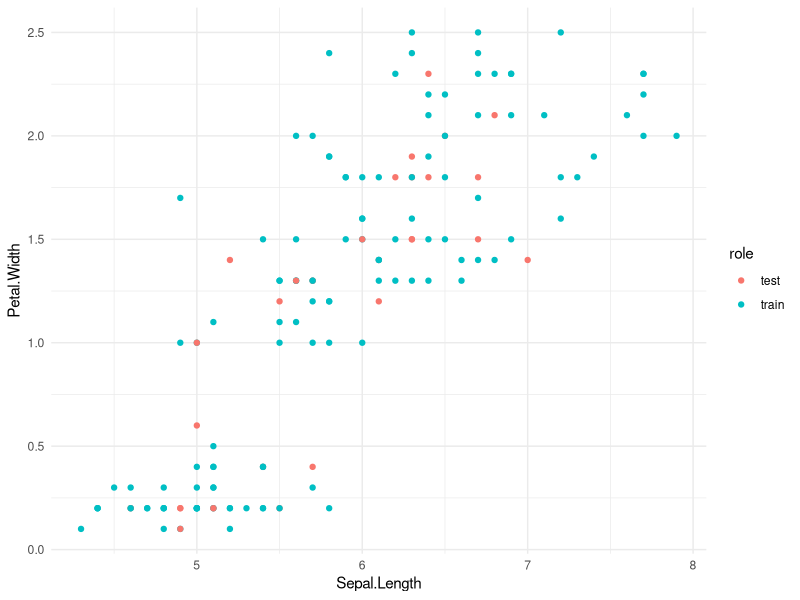
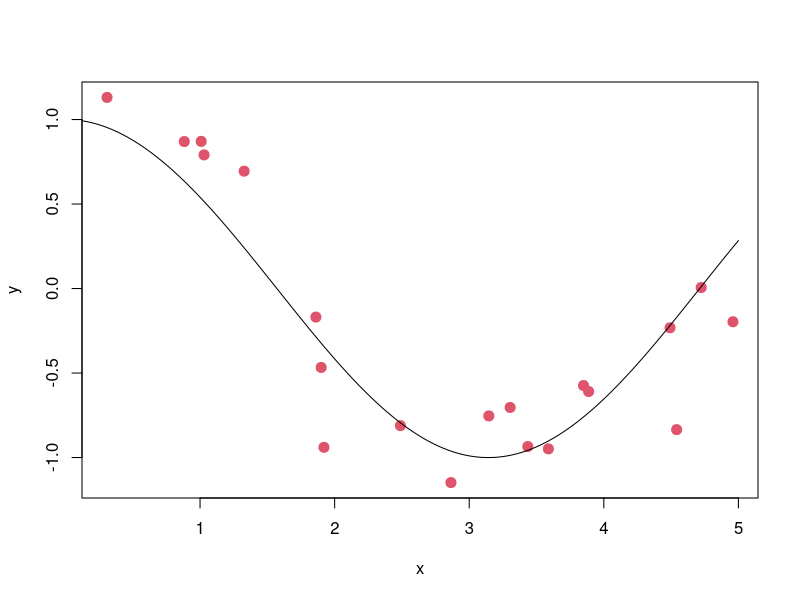
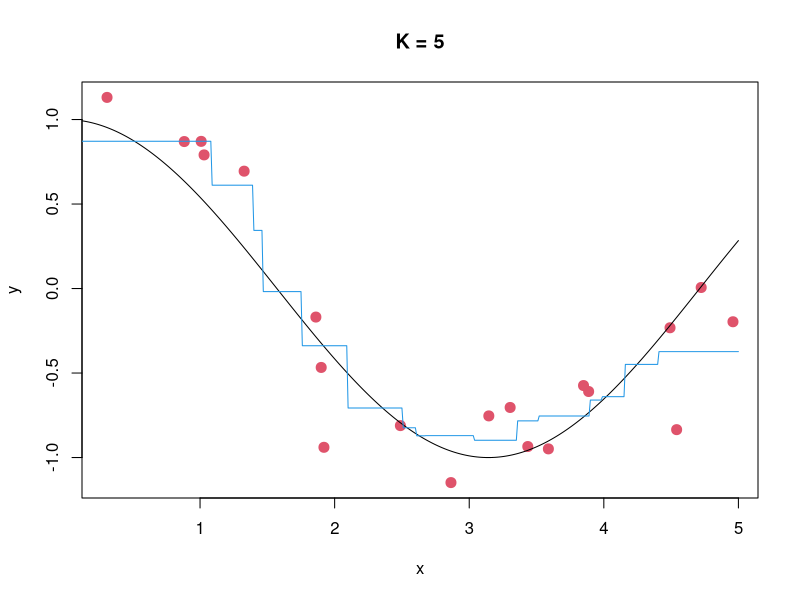
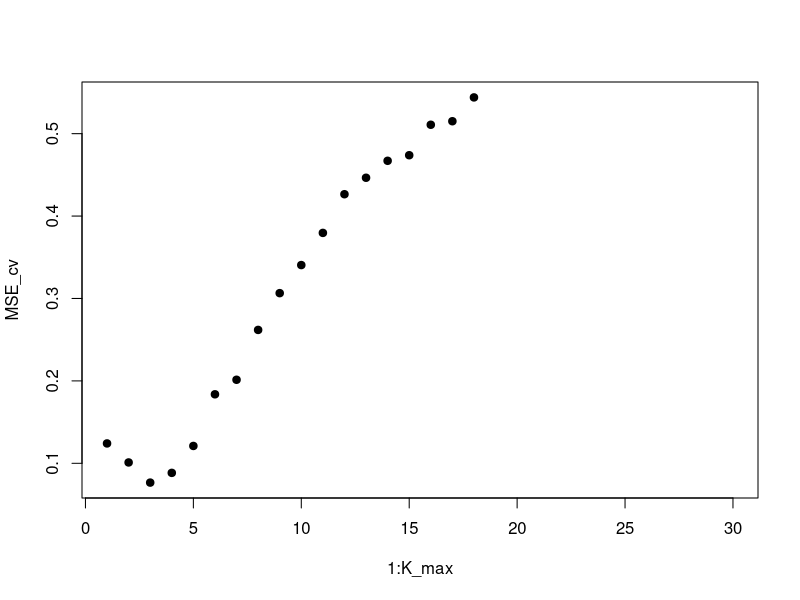
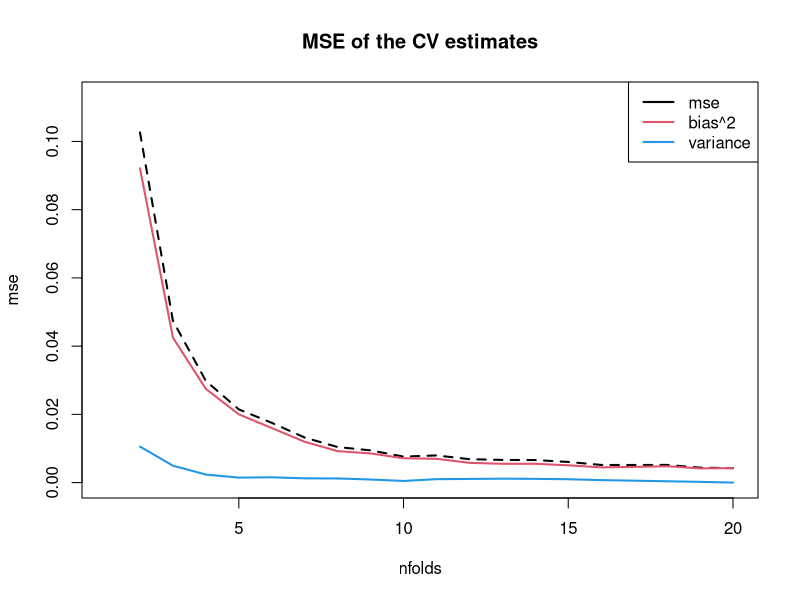
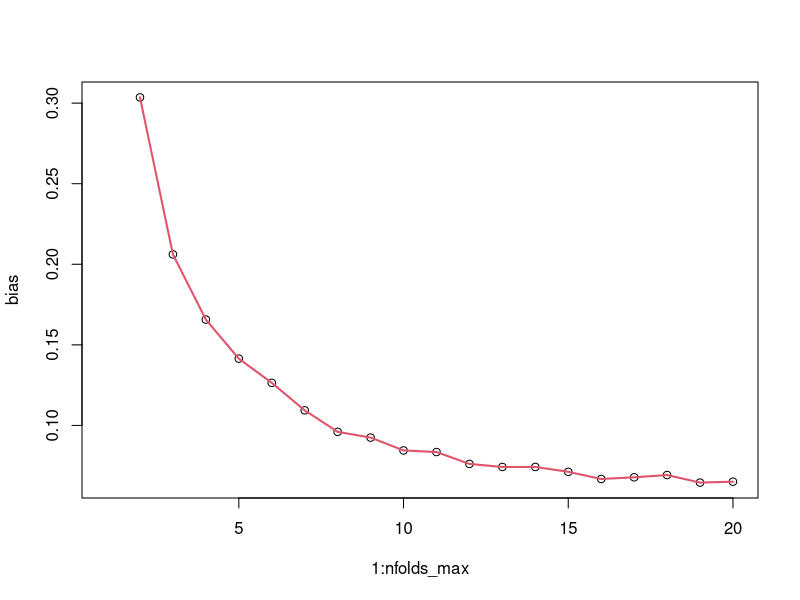
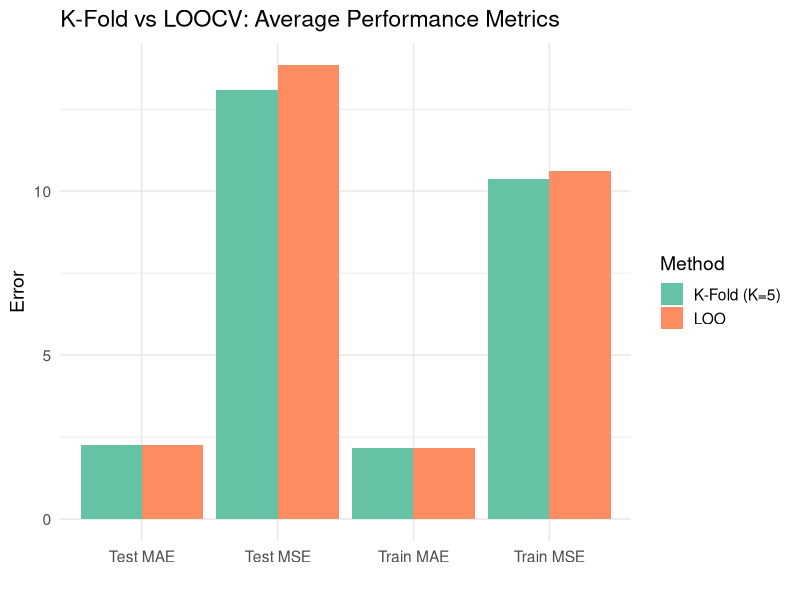
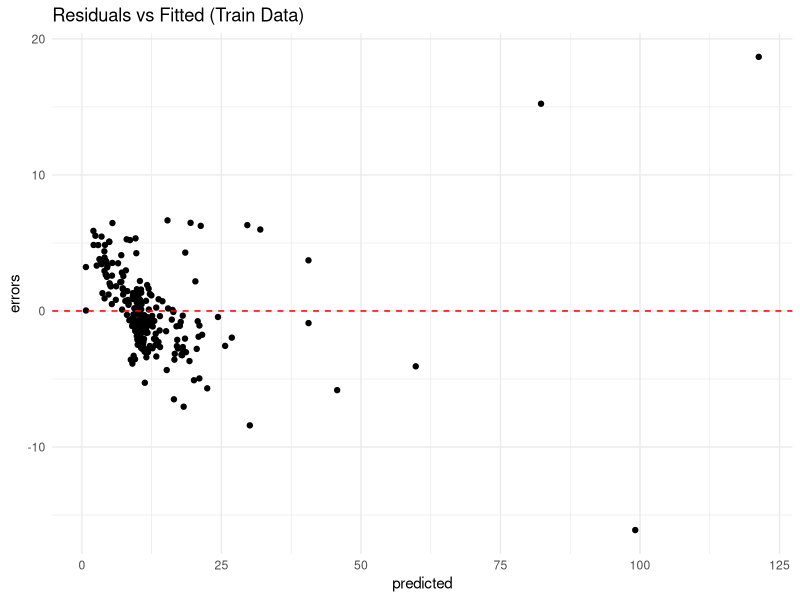

The R source for these figures, in order:
## ---- chunk 1
#| label: load-pckgs
#| message: false
library(caret)
library(Metrics) # install if not on your machine
library(tidyverse)
# Load data
data(iris)

# Take a look at data 
str(iris)
## ---- chunk 2
#| label: data-split-tts
#| message: false
### Data splitting

# set seed to generate a reproducible random sample
set.seed(123)

# create training and testing data set using index, training data contains 80% of the data set
# 'list = FALSE' allows us to create a matrix data structure with the indices of the observations in the subsets along the rows.
train.index.vsa <- createDataPartition(iris$Species, p= 0.8, list = FALSE)
train.vsa <- iris[train.index.vsa,]
test.vsa <- iris[-train.index.vsa,]

# see how the the subsets are randomized
role = rep('train',nrow(iris))
role[-train.index.vsa] = 'test'
ggplot(data = cbind(iris,role)) + 
  geom_point(aes(x = Sepal.Length,
                 y = Petal.Width,
                 color = role)) +
  theme_minimal()
## ---- chunk 3
#| label: model-fit
#| message: false
### Training: linear model is fit using all availbale predictors
model.vsa <- lm(Petal.Width ~., data = train.vsa)


### Testing
predictions.vsa <- model.vsa %>% predict(test.vsa)


### Evaluating
data.frame(RMSE = RMSE(predictions.vsa, test.vsa$Petal.Width),
           R2 = R2(predictions.vsa, test.vsa$Petal.Width),
           MAE = MAE(predictions.vsa, test.vsa$Petal.Width))
## ---- chunk 4
#| label: data-split-loocv
# Data splitting: leave one out
train.loocv <- trainControl(method = "LOOCV")

# Training
model.loocv <- train(Petal.Width ~.,
                     data = iris,
                     method = "lm",
                     trControl = train.loocv)

#  Present results
print(model.loocv)
## ---- chunk 5
#| label: data-split-kf
#| message: false

# Data splitting

# set seed to generate a reproducible random sample
set.seed(123)
# the number of K is set to be 5
train.kfold <- trainControl(method = "cv", number = 5)

# Training
model.kfold <- train(Petal.Width ~.,
                     data = iris,
                     method = "lm",
                     trControl = train.kfold)

# Present results
print(model.kfold)
## ---- chunk 6
#| label: iris-results
#| message: false

# set seed to generate a reproducible random sample
set.seed(123)
# the number of K is set to be 5
train.rkfold <- trainControl(method = "repeatedcv", number = 5, repeats = 3)

### Training
model.rkfold <- train(Petal.Width ~.,
                     data = iris,
                     method = "lm",
                     trControl = train.rkfold)

# Present results
model.rkfold
model.kfold
## ---- chunk 7
#| label: KNNreg-fnct
#   x0 = new point at which to predict y
#   x = (x_1,...,x_n) = vector of training x's
#   y = (y_1,...,y_n) = vector of training y's
#   K = number of neighbors to use
#   y0_hat = predicted value of y at x0

KNN = function(x0, x, y, K) {
  distances = abs(x - x0) 
  o = order(distances) 
  y0_hat = mean(y[o[1:K]]) 
  return(y0_hat)  
}
## ---- chunk 8
#| label: sim-data
set.seed(1)  # set random number generator
n = 20  # number of samples
x = 5*runif(n)  
sigma = 0.3  
f = function(x) { cos(x) }  
y = f(x) + sigma*rnorm(n)  
## ---- chunk 9
#| label: plot-sim-data
#| message: false
#| warning: false
#| fig-height: 7
#| fig-width: 9
plot(x,y,col=2,pch=20,cex=2)  # plot training data
x_grid = seq(from=0, to=5, by=0.01)  # grid of x values for plotting f(x) values
lines(x_grid,f(x_grid))  # plot true f(x) values for the grid
## ---- chunk 10
#| label: KNN-5
K = 5 
y_grid_hat = sapply(x_grid, function(x0) { KNN(x0, x, y, K) })
## ---- chunk 11
#| label: plot-KNN-5
#| message: false
#| warning: false
#| fig-height: 7
#| fig-width: 9
plot(x,y,col=2,pch=20,cex=2)  # plot training data
title(paste("K =",K))
lines(x_grid,f(x_grid))  # plot true f(x) values
lines(x_grid,y_grid_hat,col=4)  # plot predicted y values 
## ---- chunk 12
#| label: Kfolds
K = 1  
nfolds = 10 
permutation = sample(1:n)  
MSE_fold = rep(0,nfolds)  
for (j in 1:nfolds) {
    test = permutation[floor((j-1)*n/nfolds+1) : floor(j*n/nfolds)]  
    train = setdiff(1:n, test)  
    y_hat = sapply(x[test], function(x0) { KNN(x0, x[train], y[train], K) }) 
    MSE_fold[j] = mean((y[test] - y_hat)^2) 
}
MSE_cv = mean(MSE_fold)  
MSE_cv
## ---- chunk 13
#| label: test-set-sims
n_test = 100000
x_test = 5*runif(n_test)  
y_test = f(x_test) + sigma*rnorm(n_test)  
y_test_hat = sapply(x_test, function(x0) { KNN(x0, x, y, K) })  
MSE_test = mean((y_test - y_test_hat)^2)  
## ---- chunk 14
MSE_test
MSE_cv
## ---- chunk 15
sqrt(MSE_test)  # test RMSE
sqrt(mean(MSE_fold))  # sqrt of MSE_cv
mean(sqrt(MSE_fold))  # can we use this?
## ---- chunk 16
#| label: loocv-sim
K = 1  
nfolds = n
permutation = sample(1:n)  
MSE_fold = rep(0,nfolds)  
for (j in 1:nfolds) {
    test = permutation[floor((j-1)*n/nfolds+1) : floor(j*n/nfolds)]  
    train = setdiff(1:n, test)  
    y_hat = sapply(x[test], function(x0) { KNN(x0, x[train], y[train], K) }) 
    MSE_fold[j] = mean((y[test] - y_hat)^2) 
}
MSE_loocv = mean(MSE_fold)  
MSE_test = mean((y_test - y_test_hat)^2)  
MSE_loocv
MSE_test
## ---- chunk 17
#| label: plot-cvfolds
#| message: false
#| warning: false
#| fig-height: 7
#| fig-width: 9
K_max = 30 
nfolds = 10  
permutation = sample(1:n)  
MSE_fold = matrix(0,nfolds,K_max)  
for (j in 1:nfolds) {
    test = permutation[floor((j-1)*n/nfolds+1) : floor(j*n/nfolds)]  
    train = setdiff(1:n, test) 
    for (K in 1:K_max) {
        y_hat = sapply(x[test], function(x0) { KNN(x0, x[train], y[train], K) })
        MSE_fold[j,K] = mean((y[test] - y_hat)^2)  
    }
}
MSE_cv = colMeans(MSE_fold)  
## ---- chunk 18
#| label: plot-MSE-K
plot(1:K_max, MSE_cv, pch=19)  # plot CV estimate of test MSE for each K

# Choose the value of K that minimizes estimated test MSE
K_cv = which.min(MSE_cv)
K_cv
## ---- chunk 19
#| label: sim-data-again
set.seed(1) 
n = 20
x = 5*runif(n)  
sigma = 0.3 
y = f(x) + sigma*rnorm(n)  
## ---- chunk 20
#| label: ground-truth-mse
K = 10
y_test_hat = sapply(x_test, function(x0) { KNN(x0, x, y, K) })  
MSE_test = mean((y_test - y_test_hat)^2)  
## ---- chunk 21
#| label: mse-cvfolds
nfolds_max = n  # maximum value of nfolds to use for CV
nreps = 200  # number of times to repeat the simulation
MSE_cv = matrix(0,nreps,nfolds_max)  
for (r in 1:nreps) {  
    for (nfolds in 1:nfolds_max) {
        permutation = sample(1:n) 
        MSE_fold = rep(0,nfolds)  
        for (j in 1:nfolds) {
            test = permutation[floor((j-1)*n/nfolds+1) : floor(j*n/nfolds)]  
            train = setdiff(1:n, test)  
            y_hat = sapply(x[test], function(x0) { KNN(x0, x[train], y[train], K) }) 
            MSE_fold[j] = mean((y[test] - y_hat)^2) 
        }
        MSE_cv[r,nfolds] = mean(MSE_fold)
    }
}
## ---- chunk 22
#| label: plot-performance
#| message: false
#| warning: false
#| fig-height: 7
#| fig-width: 9
mse = colMeans((MSE_cv - MSE_test)^2)
bias = colMeans(MSE_cv) - MSE_test
variance = apply(MSE_cv,2,var)

# plot of MSE, bias^2 and variance against number of folds
plot(1:nfolds_max, type="n", ylim=c(0,max(mse[2:nfolds_max])*1.1), xlab="nfolds", ylab="mse", main="MSE of the CV estimates")
lines(1:nfolds_max, mse, col=1, lty=2, lwd=2, ylim=c(0,0.2))
lines(1:nfolds_max, bias^2, col=2, lwd=2)
lines(1:nfolds_max, variance, col=4, lwd=2)
legend("topright", legend=c("mse","bias^2","variance"), col=c(1,2,4), lwd=2)

# plot bias against number of folds
plot(1:nfolds_max, bias)
lines(1:nfolds_max, bias, col=2, lwd=2)
## ---- chunk 23
#| label: lm-fit

# Load the readr package (comes with tidyverse)
# library(readr)

# Read the Amazon data (tab-separated)
ama <- read_tsv("06-data/amazon-books.txt")

# Drop missing values
ama <- ama %>% drop_na()

# Clean column names

colnames(ama) <- c(
  "Title",
  "Author",
  "List.Price",
  "Amazon.Price",
  "Hard.Paper",
  "NumPages",
  "Publisher",
  "Pub.year",
  "ISBN.10",
  "Height",
  "Width",
  "Thick",
  "Weight.oz"
)

# Drop missing values
ama <- ama %>% drop_na() # using pipes from magrittr in tidyverse

# Set up X and y
predictors <- c("List.Price", "NumPages", "Weight.oz", "Thick", "Height", "Width")

X <- ama[, predictors]
y <- ama$Amazon.Price

## ---- chunk 24
#| label: cv-kfold5

set.seed(123)

# Set up 5-fold cross validation indices
set.seed(123)
folds <- createFolds(y, k = 5, returnTrain = TRUE)

mse_train <- c()
mse_test  <- c()
mae_train <- c()
mae_test  <- c()


# Perform 5-fold CV
for (i in 1:5) {

  train_idx <- folds[[i]]
  test_idx  <- setdiff(seq_len(nrow(X)), train_idx)

  X_train <- X[train_idx, ]
  X_test  <- X[test_idx, ]
  y_train <- y[train_idx]
  y_test  <- y[test_idx]

  # z-score within this fold
  preproc <- preProcess(X_train, method = c("center", "scale"))
  X_train_scaled <- predict(preproc, X_train)
  X_test_scaled  <- predict(preproc, X_test)

  # fit
  model <- lm(y_train ~ ., data = X_train_scaled)

  # predict
  y_pred_train <- predict(model, newdata = X_train_scaled)
  y_pred_test  <- predict(model, newdata = X_test_scaled)

  # metrics
  mse_train[i] <- mse(y_train, y_pred_train)
  mse_test[i]  <- mse(y_test, y_pred_test)

  mae_train[i] <- mae(y_train, y_pred_train)
  mae_test[i]  <- mae(y_test, y_pred_test)
}

# results using tidyverse tibble
cv_results <- tibble(
  Fold      = 1:5,
  Train_MSE = mse_train,
  Test_MSE  = mse_test,
  Train_MAE = mae_train,
  Test_MAE  = mae_test
)

cv_results

# averaged over all folds
kfold_summary <- tibble(
  Mean_Train_MSE = mean(mse_train),
  Mean_Test_MSE  = mean(mse_test),
  Mean_Train_MAE = mean(mae_train),
  Mean_Test_MAE  = mean(mae_test)
)

kfold_summary
## ---- chunk 25
#| label: cv-loo

set.seed(123)


# Set up predictors & response as before

predictors <- c("List.Price", "NumPages", "Weight.oz", "Thick", "Height", "Width")

X <- ama[, predictors]
y <- ama$Amazon.Price
n <- nrow(X)

# LOOCV: Leave-One-Out Cross Validation

mse_train <- numeric(n)
mse_test  <- numeric(n)
mae_train <- numeric(n)
mae_test  <- numeric(n)

for (i in 1:n) {

  # train/test split
  test_idx  <- i
  train_idx <- setdiff(1:n, test_idx)

  X_train <- X[train_idx, ]
  X_test  <- X[test_idx, , drop = FALSE]
  y_train <- y[train_idx]
  y_test  <- y[test_idx]

  # Z-score within fold 
  train_means <- apply(X_train, 2, mean)
  train_sds   <- apply(X_train, 2, sd)

  X_train_scaled <- scale(X_train, center = train_means, scale = train_sds)
  X_test_scaled  <- sweep(sweep(X_test, 2, train_means), 2, train_sds, "/")

  # Fit linear model

  model <- lm(y_train ~ ., data = as.data.frame(X_train_scaled))

  # Predictions
  y_pred_train <- predict(model, newdata = as.data.frame(X_train_scaled))
  y_pred_test  <- predict(model, newdata = as.data.frame(X_test_scaled))

  # Metrics
  mse_train[i] <- mse(y_train, y_pred_train)
  mse_test[i]  <- mse(y_test, y_pred_test)

  mae_train[i] <- mae(y_train, y_pred_train)
  mae_test[i]  <- mae(y_test, y_pred_test)
}

# Results
results <- tibble(
  Train_MSE = mse_train,
  Test_MSE  = mse_test,
  Train_MAE = mae_train,
  Test_MAE  = mae_test
)


# averaged over all folds
loo_summary <- tibble(
  Mean_Train_MSE = mean(mse_train),
  Mean_Test_MSE  = mean(mse_test),
  Mean_Train_MAE = mean(mae_train),
  Mean_Test_MAE  = mean(mae_test)
)

loo_summary
## ---- chunk 26
#| label: plot-results
#| fig-height: 7
#| fig-width: 9

# Put into a single tibble
results <- bind_rows(
  kfold_summary %>%  mutate(Method = "K-Fold (K=5)"),
  loo_summary   %>%  mutate(Method = "LOO")
)

# Convert to long format
results_long <- results |> 
  pivot_longer(cols = starts_with("Mean"),
               names_to = "Metric",
               values_to = "Value")

# Nice readable metric labels
results_long$Metric <- recode(results_long$Metric,
  "Mean_Train_MSE" = "Train MSE",
  "Mean_Test_MSE"  = "Test MSE",
  "Mean_Train_MAE" = "Train MAE",
  "Mean_Test_MAE"  = "Test MAE"
)

# Plot
ggplot(results_long, aes(x = Metric, y = Value, fill = Method)) +
  geom_col(position = "dodge") +
  labs(title = "K-Fold vs LOOCV: Average Performance Metrics",
       x = "",
       y = "Error") +
  theme_minimal(base_size = 14) +
  scale_fill_brewer(palette = "Set2")
## ---- chunk 27
#| label: tts-assump
#| fig-height: 7
#| fig-width: 9


# Train/Test Split (80/20)
set.seed(123)
train_index <- createDataPartition(y, p = 0.8, list = FALSE)

X_train <- X[train_index, ]
X_test  <- X[-train_index, ]

y_train <- y[train_index]
y_test  <- y[-train_index]


# Z-scores
preproc <- preProcess(X_train, method = c("center", "scale"))

X_train_scaled <- predict(preproc, X_train)
X_test_scaled  <- predict(preproc, X_test)

# Fit linear regression
model <- lm(y_train ~ ., data = X_train_scaled)


# Predict
y_pred_train <- predict(model, newdata = X_train_scaled)
y_pred_test  <- predict(model, newdata = X_test_scaled)


# Assumption plot (residuals vs predictions)
assump_train <- tibble(
  predicted = y_pred_train,
  errors = y_train - y_pred_train
)

ggplot(assump_train, aes(x = predicted, y = errors)) +
  geom_point() +
  geom_hline(yintercept = 0, color = "red", linetype = "dashed") +
  theme_minimal() +
  labs(title = "Residuals vs Fitted (Train Data)")
## ---- chunk 28
#| label: kfold-assump
#| fig-height: 7
#| fig-width: 9
library(patchwork) # to have several panes next to each other

set.seed(123)

# K-fold setup
folds <- createFolds(y, k = 5, returnTrain = TRUE)

mse_train <- c()
mse_test  <- c()

all_assump <- list()  # store residuals per fold

for (i in seq_along(folds)) {
  train_idx <- folds[[i]]
  test_idx  <- setdiff(seq_len(nrow(X)), train_idx)

  X_train <- X[train_idx, ]
  X_test  <- X[test_idx, ]
  y_train <- y[train_idx]
  y_test  <- y[test_idx]

  # z-score within fold
  preproc <- preProcess(X_train, method = c("center", "scale"))
  X_train_scaled <- predict(preproc, X_train)
  X_test_scaled  <- predict(preproc, X_test)

  # fit model
  model <- lm(y_train ~ ., data = X_train_scaled)

  # predict
  y_pred_train <- predict(model, newdata = X_train_scaled)
  y_pred_test  <- predict(model, newdata = X_test_scaled)

  # store residuals with fold id
  all_assump[[i]] <- tibble(
    Fold = paste0("Fold ", i),
    predicted = y_pred_train,
    errors = y_train - y_pred_train
  )

  # metrics
  mse_train[i] <- mse(y_train, y_pred_train)
  mse_test[i]  <- mse(y_test,  y_pred_test)
}

# Bind all residuals into one data frame
assump_df <- bind_rows(all_assump)

# 1) Residual plots faceted by fold 

p_resid <- ggplot(assump_df, aes(x = predicted, y = errors)) +
  geom_point(alpha = 0.6) +
  geom_hline(yintercept = 0, linetype = "dashed") +
  facet_wrap(~ Fold) +
  theme_minimal() +
  labs(
    title = "Residuals vs Fitted by Fold",
    x = "Predicted (Train)",
    y = "Residuals"
  )

# 2) MSE barplot per fold

mse_df <- tibble(
  Fold = paste0("Fold ", seq_along(mse_train)),
  Train_MSE = mse_train,
  Test_MSE  = mse_test
) %>% 
  pivot_longer(cols = c(Train_MSE, Test_MSE),
               names_to = "Set",
               values_to = "MSE")

p_mse <- ggplot(mse_df, aes(x = Fold, y = MSE, fill = Set)) +
  geom_col(position = "dodge") +
  theme_minimal() +
  labs(
    title = "Train/Test MSE by Fold",
    x = "",
    y = "MSE"
  ) +
  theme(axis.text.x = element_text(angle = 45, hjust = 1))

# 3) Combine with patchwork 

p_resid / p_mse
